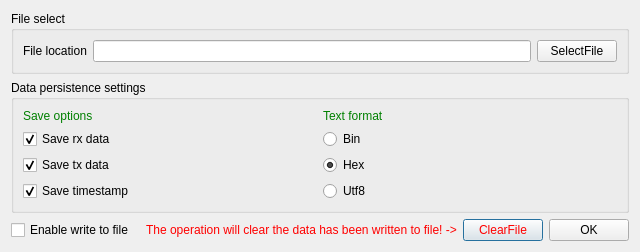
<?xml version="1.0" encoding="UTF-8"?>
<ui version="4.0">
 <class>SAKDebuggerOutputSave2File</class>
 <widget class="QDialog" name="SAKDebuggerOutputSave2File">
  <property name="geometry">
   <rect>
    <x>0</x>
    <y>0</y>
    <width>527</width>
    <height>165</height>
   </rect>
  </property>
  <property name="windowTitle">
   <string>Write to  File Parameters Settings</string>
  </property>
  <layout class="QGridLayout" name="gridLayout">
   <item row="2" column="0">
    <widget class="QCheckBox" name="checkBoxEnable">
     <property name="text">
      <string>Enable write to file</string>
     </property>
    </widget>
   </item>
   <item row="2" column="1">
    <spacer name="horizontalSpacer">
     <property name="orientation">
      <enum>Qt::Horizontal</enum>
     </property>
     <property name="sizeHint" stdset="0">
      <size>
       <width>40</width>
       <height>20</height>
      </size>
     </property>
    </spacer>
   </item>
   <item row="2" column="2">
    <widget class="QLabel" name="label_4">
     <property name="styleSheet">
      <string notr="true">QLabel{
    color:red
}</string>
     </property>
     <property name="text">
      <string>The operation will clear the data has been written to file! -&gt;</string>
     </property>
    </widget>
   </item>
   <item row="2" column="3">
    <widget class="QPushButton" name="truncatePushButton">
     <property name="toolTip">
      <string>Clear the data has been written to file.</string>
     </property>
     <property name="styleSheet">
      <string notr="true">QPushButton{
    color:red
}</string>
     </property>
     <property name="text">
      <string>ClearFile</string>
     </property>
    </widget>
   </item>
   <item row="2" column="4">
    <widget class="QPushButton" name="okPushButton">
     <property name="text">
      <string>OK</string>
     </property>
    </widget>
   </item>
   <item row="0" column="0" colspan="5">
    <widget class="QGroupBox" name="groupBox">
     <property name="title">
      <string>File select</string>
     </property>
     <layout class="QGridLayout" name="gridLayout_2">
      <item row="0" column="1">
       <widget class="QLineEdit" name="pathLineEdit"/>
      </item>
      <item row="0" column="2">
       <widget class="QPushButton" name="selectPushButton">
        <property name="text">
         <string>SelectFile</string>
        </property>
       </widget>
      </item>
      <item row="0" column="0">
       <widget class="QLabel" name="label">
        <property name="text">
         <string>File location</string>
        </property>
       </widget>
      </item>
     </layout>
    </widget>
   </item>
   <item row="1" column="0" colspan="5">
    <widget class="QGroupBox" name="groupBox_3">
     <property name="title">
      <string>Data persistence settings</string>
     </property>
     <layout class="QGridLayout" name="gridLayout_3">
      <item row="3" column="1">
       <widget class="QRadioButton" name="utf8RadioButton">
        <property name="text">
         <string>Utf8</string>
        </property>
        <property name="checked">
         <bool>false</bool>
        </property>
       </widget>
      </item>
      <item row="3" column="0">
       <widget class="QCheckBox" name="timestampCheckBox">
        <property name="text">
         <string>Save timestamp</string>
        </property>
        <property name="checked">
         <bool>true</bool>
        </property>
       </widget>
      </item>
      <item row="1" column="0">
       <widget class="QCheckBox" name="readDataCheckBox">
        <property name="text">
         <string>Save rx data</string>
        </property>
        <property name="checked">
         <bool>true</bool>
        </property>
       </widget>
      </item>
      <item row="2" column="0">
       <widget class="QCheckBox" name="writtenDataCheckBox">
        <property name="text">
         <string>Save tx data</string>
        </property>
        <property name="checked">
         <bool>true</bool>
        </property>
       </widget>
      </item>
      <item row="1" column="1">
       <widget class="QRadioButton" name="binRadioButton">
        <property name="text">
         <string>Bin</string>
        </property>
       </widget>
      </item>
      <item row="2" column="1">
       <widget class="QRadioButton" name="hexRadioButton">
        <property name="text">
         <string>Hex</string>
        </property>
        <property name="checked">
         <bool>true</bool>
        </property>
       </widget>
      </item>
      <item row="0" column="1">
       <widget class="QLabel" name="label_2">
        <property name="styleSheet">
         <string notr="true">QLabel{
    color:green
}</string>
        </property>
        <property name="text">
         <string>Text format</string>
        </property>
       </widget>
      </item>
      <item row="0" column="0">
       <widget class="QLabel" name="label_3">
        <property name="styleSheet">
         <string notr="true">QLabel{
    color:green
}</string>
        </property>
        <property name="text">
         <string>Save options</string>
        </property>
       </widget>
      </item>
     </layout>
    </widget>
   </item>
  </layout>
 </widget>
 <resources/>
 <connections>
  <connection>
   <sender>okPushButton</sender>
   <signal>clicked()</signal>
   <receiver>SAKDebuggerOutputSave2File</receiver>
   <slot>accept()</slot>
   <hints>
    <hint type="sourcelabel">
     <x>478</x>
     <y>177</y>
    </hint>
    <hint type="destinationlabel">
     <x>177</x>
     <y>178</y>
    </hint>
   </hints>
  </connection>
 </connections>
</ui>
